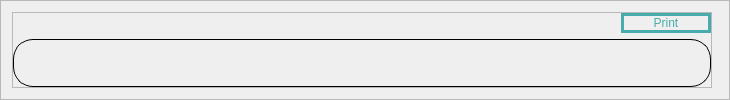
               <widget class="QFrame" name="frame_131">
                <property name="frameShape">
                 <enum>QFrame::StyledPanel</enum>
                </property>
                <property name="frameShadow">
                 <enum>QFrame::Raised</enum>
                </property>
                <layout class="QHBoxLayout" name="horizontalLayout_14">
                 <item>
                  <widget class="QFrame" name="frame_63">
                   <property name="minimumSize">
                    <size>
                     <width>700</width>
                     <height>0</height>
                    </size>
                   </property>
                   <property name="frameShape">
                    <enum>QFrame::StyledPanel</enum>
                   </property>
                   <property name="frameShadow">
                    <enum>QFrame::Raised</enum>
                   </property>
                   <layout class="QVBoxLayout" name="verticalLayout_24">
                    <property name="leftMargin">
                     <number>0</number>
                    </property>
                    <property name="topMargin">
                     <number>0</number>
                    </property>
                    <property name="rightMargin">
                     <number>0</number>
                    </property>
                    <property name="bottomMargin">
                     <number>0</number>
                    </property>
                    <item alignment="Qt::AlignRight">
                     <widget class="QPushButton" name="btnPrintGraphPerDay">
                      <property name="minimumSize">
                       <size>
                        <width>90</width>
                        <height>0</height>
                       </size>
                      </property>
                      <property name="cursor">
                       <cursorShape>PointingHandCursor</cursorShape>
                      </property>
                      <property name="styleSheet">
                       <string notr="true">#btnPrintGraphPerDay{
	border:3px solid #48ACAC; 
	color: rgb(72, 172, 172);
}
#btnPrintGraphPerDay:hover{
	background-color: rgb(72, 172, 172);
	color: rgb(255,255,255);
}</string>
                      </property>
                      <property name="text">
                       <string>Print</string>
                      </property>
                     </widget>
                    </item>
                    <item>
                     <widget class="QLabel" name="lblSalePerDay">
                      <property name="styleSheet">
                       <string notr="true">border: 1px solid gery;
border-radius:20px;</string>
                      </property>
                      <property name="text">
                       <string/>
                      </property>
                     </widget>
                    </item>
                   </layout>
                  </widget>
                 </item>
                 <item>
                  <widget class="QFrame" name="frame_64">
                   <property name="styleSheet">
                    <string notr="true">background-color: rgb(255, 255, 255);

border-radius:20px;</string>
                   </property>
                   <property name="frameShape">
                    <enum>QFrame::StyledPanel</enum>
                   </property>
                   <property name="frameShadow">
                    <enum>QFrame::Raised</enum>
                   </property>
                   <widget class="QLabel" name="label_45">
                    <property name="geometry">
                     <rect>
                      <x>10</x>
                      <y>15</y>
                      <width>91</width>
                      <height>21</height>
                     </rect>
                    </property>
                    <property name="font">
                     <font>
                      <family>Century Gothic</family>
                      <pointsize>12</pointsize>
                      <weight>75</weight>
                      <bold>true</bold>
                     </font>
                    </property>
                    <property name="styleSheet">
                     <string notr="true">color:black</string>
                    </property>
                    <property name="text">
                     <string>Sales</string>
                    </property>
                    <property name="alignment">
                     <set>Qt::AlignBottom|Qt::AlignLeading|Qt::AlignLeft</set>
                    </property>
                   </widget>
                   <widget class="QLabel" name="label_18">
                    <property name="geometry">
                     <rect>
                      <x>20</x>
                      <y>40</y>
                      <width>445</width>
                      <height>15</height>
                     </rect>
                    </property>
                    <property name="maximumSize">
                     <size>
                      <width>16777215</width>
                      <height>15</height>
                     </size>
                    </property>
                    <property name="font">
                     <font>
                      <family>Century Gothic</family>
                      <pointsize>9</pointsize>
                      <weight>50</weight>
                      <bold>false</bold>
                     </font>
                    </property>
                    <property name="styleSheet">
                     <string notr="true">color: #48ACAC;</string>
                    </property>
                    <property name="text">
                     <string>Calculated in last 7 days</string>
                    </property>
                    <property name="alignment">
                     <set>Qt::AlignBottom|Qt::AlignLeading|Qt::AlignLeft</set>
                    </property>
                   </widget>
                   <widget class="QLabel" name="label_50">
                    <property name="geometry">
                     <rect>
                      <x>40</x>
                      <y>104</y>
                      <width>111</width>
                      <height>20</height>
                     </rect>
                    </property>
                    <property name="font">
                     <font>
                      <family>Century Gothic</family>
                      <pointsize>10</pointsize>
                      <weight>75</weight>
                      <bold>true</bold>
                     </font>
                    </property>
                    <property name="styleSheet">
                     <string notr="true">color:#48ACAC</string>
                    </property>
                    <property name="text">
                     <string>Best Selling</string>
                    </property>
                    <property name="alignment">
                     <set>Qt::AlignBottom|Qt::AlignLeading|Qt::AlignLeft</set>
                    </property>
                   </widget>
                   <widget class="QLabel" name="label_43">
                    <property name="geometry">
                     <rect>
                      <x>50</x>
                      <y>130</y>
                      <width>201</width>
                      <height>20</height>
                     </rect>
                    </property>
                    <property name="minimumSize">
                     <size>
                      <width>0</width>
                      <height>20</height>
                     </size>
                    </property>
                    <property name="maximumSize">
                     <size>
                      <width>16777215</width>
                      <height>15</height>
                     </size>
                    </property>
                    <property name="font">
                     <font>
                      <family>Century Gothic</family>
                      <pointsize>10</pointsize>
                      <weight>50</weight>
                      <bold>false</bold>
                     </font>
                    </property>
                    <property name="styleSheet">
                     <string notr="true">color:#48ACAC</string>
                    </property>
                    <property name="text">
                     <string>Sunday</string>
                    </property>
                    <property name="alignment">
                     <set>Qt::AlignBottom|Qt::AlignLeading|Qt::AlignLeft</set>
                    </property>
                   </widget>
                   <widget class="QLabel" name="label_51">
                    <property name="geometry">
                     <rect>
                      <x>40</x>
                      <y>151</y>
                      <width>241</width>
                      <height>63</height>
                     </rect>
                    </property>
                    <property name="font">
                     <font>
                      <family>Century Gothic</family>
                      <pointsize>10</pointsize>
                      <weight>75</weight>
                      <bold>true</bold>
                     </font>
                    </property>
                    <property name="styleSheet">
                     <string notr="true">color: grey;</string>
                    </property>
                    <property name="text">
                     <string>Worst Selling</string>
                    </property>
                    <property name="alignment">
                     <set>Qt::AlignBottom|Qt::AlignLeading|Qt::AlignLeft</set>
                    </property>
                   </widget>
                   <widget class="QLabel" name="label_52">
                    <property name="geometry">
                     <rect>
                      <x>50</x>
                      <y>220</y>
                      <width>221</width>
                      <height>20</height>
                     </rect>
                    </property>
                    <property name="minimumSize">
                     <size>
                      <width>0</width>
                      <height>20</height>
                     </size>
                    </property>
                    <property name="maximumSize">
                     <size>
                      <width>16777215</width>
                      <height>20</height>
                     </size>
                    </property>
                    <property name="font">
                     <font>
                      <family>Century Gothic</family>
                      <pointsize>10</pointsize>
                      <weight>50</weight>
                      <bold>false</bold>
                     </font>
                    </property>
                    <property name="styleSheet">
                     <string notr="true">color: grey;</string>
                    </property>
                    <property name="text">
                     <string>Friday</string>
                    </property>
                    <property name="alignment">
                     <set>Qt::AlignBottom|Qt::AlignLeading|Qt::AlignLeft</set>
                    </property>
                   </widget>
                   <widget class="QLabel" name="label_53">
                    <property name="geometry">
                     <rect>
                      <x>310</x>
                      <y>60</y>
                      <width>161</width>
                      <height>63</height>
                     </rect>
                    </property>
                    <property name="font">
                     <font>
                      <family>Century Gothic</family>
                      <pointsize>10</pointsize>
                      <weight>75</weight>
                      <bold>true</bold>
                     </font>
                    </property>
                    <property name="styleSheet">
                     <string notr="true">color:#48ACAC</string>
                    </property>
                    <property name="text">
                     <string>312</string>
                    </property>
                    <property name="alignment">
                     <set>Qt::AlignBottom|Qt::AlignLeading|Qt::AlignLeft</set>
                    </property>
                   </widget>
                   <widget class="QLabel" name="label_54">
                    <property name="geometry">
                     <rect>
                      <x>310</x>
                      <y>150</y>
                      <width>131</width>
                      <height>63</height>
                     </rect>
                    </property>
                    <property name="font">
                     <font>
                      <family>Century Gothic</family>
                      <pointsize>10</pointsize>
                      <weight>75</weight>
                      <bold>true</bold>
                     </font>
                    </property>
                    <property name="styleSheet">
                     <string notr="true">color: grey;</string>
                    </property>
                    <property name="text">
                     <string>123</string>
                    </property>
                    <property name="alignment">
                     <set>Qt::AlignBottom|Qt::AlignLeading|Qt::AlignLeft</set>
                    </property>
                   </widget>
                   <widget class="QLabel" name="label_37">
                    <property name="geometry">
                     <rect>
                      <x>10</x>
                      <y>110</y>
                      <width>31</width>
                      <height>21</height>
                     </rect>
                    </property>
                    <property name="font">
                     <font>
                      <family>Century Gothic</family>
                      <pointsize>10</pointsize>
                      <weight>75</weight>
                      <bold>true</bold>
                     </font>
                    </property>
                    <property name="styleSheet">
                     <string notr="true">color:#48ACAC;
image: url(:/Icons/Icons/icons8-scroll-up-50.png);</string>
                    </property>
                    <property name="text">
                     <string/>
                    </property>
                   </widget>
                   <widget class="QLabel" name="label_39">
                    <property name="geometry">
                     <rect>
                      <x>10</x>
                      <y>200</y>
                      <width>31</width>
                      <height>21</height>
                     </rect>
                    </property>
                    <property name="font">
                     <font>
                      <family>Century Gothic</family>
                      <pointsize>10</pointsize>
                      <weight>75</weight>
                      <bold>true</bold>
                     </font>
                    </property>
                    <property name="styleSheet">
                     <string notr="true">color:#48ACAC;
image: url(:/Icons/Icons/icons8-scroll-down-50.png);</string>
                    </property>
                    <property name="text">
                     <string/>
                    </property>
                   </widget>
                  </widget>
                 </item>
                </layout>
               </widget>
